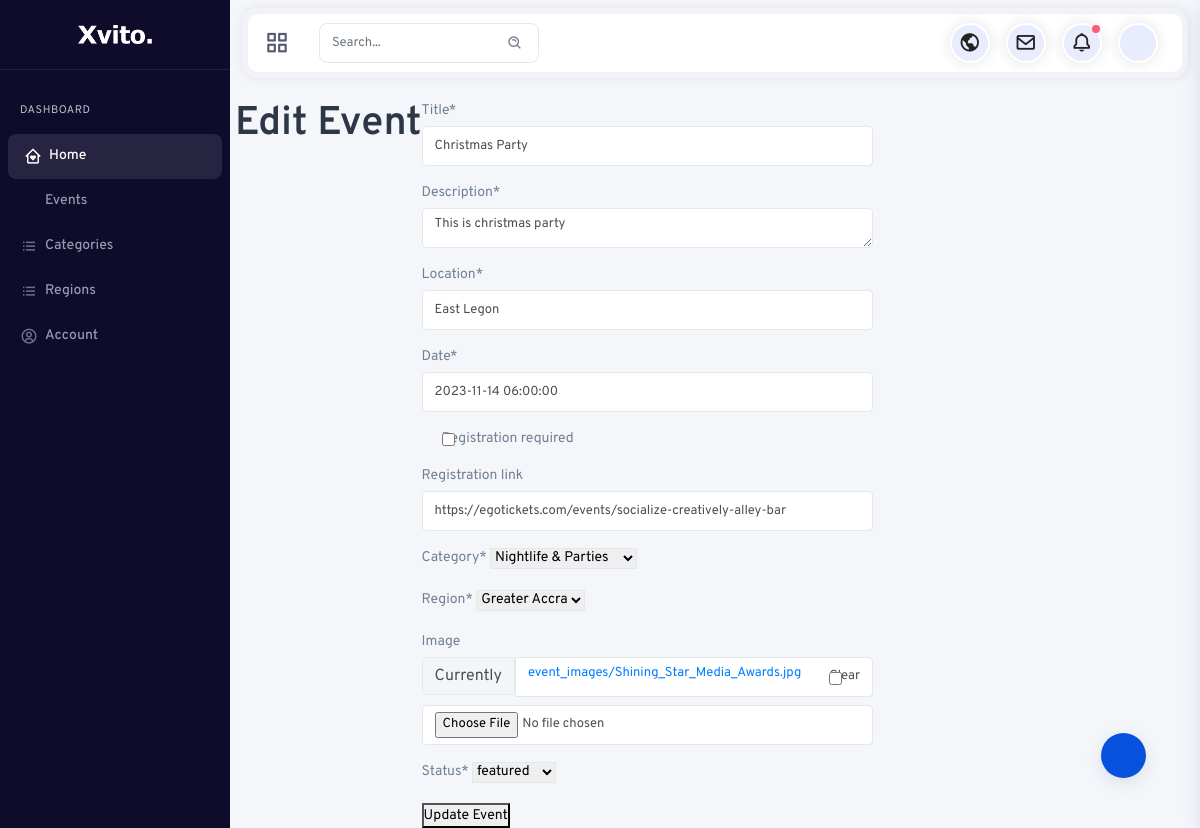
The page /events_backend/update_event/1/ on the database its author committed.
### events_app/models.py (models this page shows, shortened)
class Event(models.Model):
    STATUS_CHOICES = (
        ('draft', 'Draft'),
        ('published', 'Published'),
        ('canceled', 'Canceled'),
        ('featured', 'featured'),
    )
    title = models.CharField(max_length=200)
    description = models.TextField()
    location = models.CharField(max_length=200)
    date = models.DateTimeField()
    registration_required = models.BooleanField(default=False)
    registration_link = models.URLField(blank=True, null=True)
    category = models.ForeignKey(EventCategory, on_delete=models.SET_NULL, null=True)
    Region = models.ForeignKey(EventRegion, on_delete=models.SET_NULL, null=True)
    image = models.ImageField(upload_to='event_images/', null=True, blank=True)
    status = models.CharField(max_length=10, choices=STATUS_CHOICES, default='draft')

### events_backend/views.py (the view)
# urls.py: path('update_event/<int:pk>/', EventUpdateView.as_view(), name='update-event'),
class EventUpdateView(UpdateView):
    model = Event
    template_name = 'events_backend/edit_event.html'
    form_class = EventUpdateForm  # Use the EventUpdateForm we defined
    success_url = reverse_lazy('backend:home')  # Replace with the URL where you want to redirect after updating

### events_backend/forms.py
class EventUpdateForm(forms.ModelForm):
    class Meta:
        model = Event
        fields = ['title', 'description', 'location', 'date', 'registration_required', 'registration_link', 'category', 'Region', 'image', 'status']

### events_app/models.py (called while the page is built)
    def __str__(self):
        return self.name

    def __str__(self):
        return self.name

### events_backend/templates/events_backend/edit_event.html (shortened to what this page needs)
{% extends 'events_backend/backend_base.html' %}
{% load static %}
{% load crispy_forms_tags %}
{% block content %}
  <div class="main-panel">
    <div class="content-wrapper">
        <div class="container-fluid">
            <div class="row">
            <div class="row">
                <h1>Edit Event</h1>
                 <form method="post">
                {{ form|crispy }}
                 <button type="submit">Update Event</button>
            </form>
            </div>
        </div>
    </div>
{% endblock %}

### rows shown on the page
Event: title "Christmas Party", description "This is christmas party", location "East Legon", date "2023-11-14 06:00:00", registration_link "https://egotickets.com/events/socialize-creatively-alley-bar", category "Nightlife & Parties", Region "Greater Accra", status "featured"
